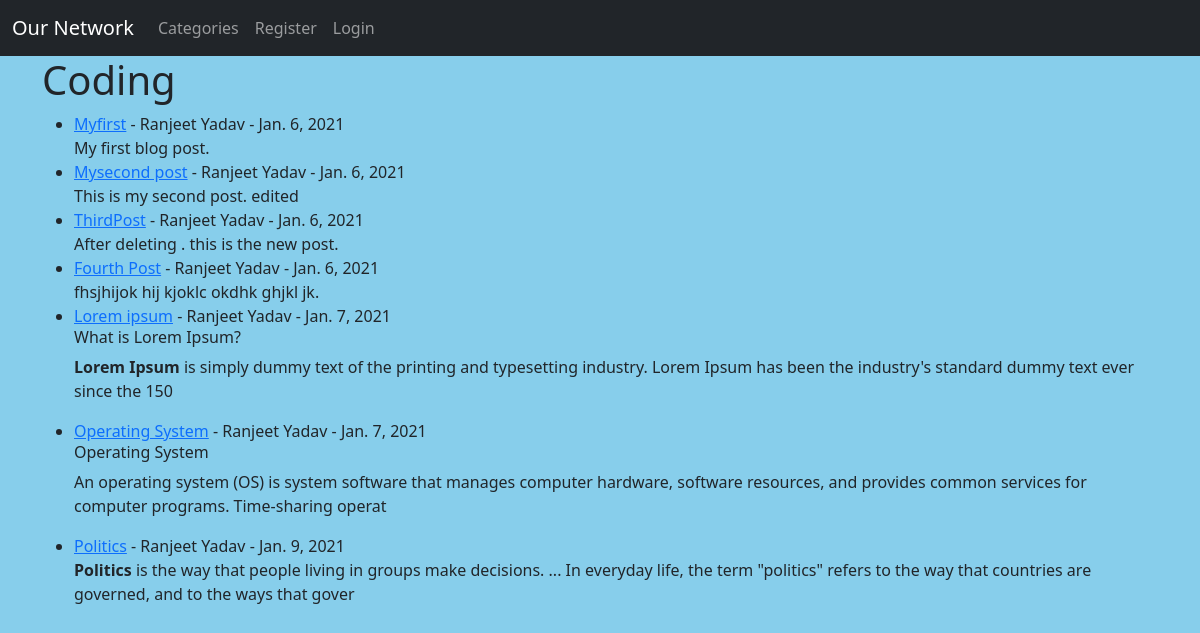
/category/coding/, run on the app's committed database.
### theblog/models.py (models this page shows, shortened)
class Post(models.Model):
    title = models.CharField(max_length=255)
    header_image = models.ImageField(null=True, blank=True, upload_to="images/")
    title_tag = models.CharField(max_length=255,default=" ")
    author = models.ForeignKey(User,on_delete=models.CASCADE)
    body = RichTextField(blank=True, null=True)
    post_date = models.DateField(auto_now_add=True)
    category = models.CharField(max_length=255, default='coding')
    snippet = models.CharField(max_length=255)
    likes = models.ManyToManyField(User, related_name='blog_post')

### theblog/views.py (the view)
# urls.py: path('category/<str:cats>/', CategoryView, name='category'),
def CategoryView(request, cats):
    category_posts = Post.objects.filter(category=cats.replace('-', ' '))
    return render(request, 'categories.html', {'cats':cats.title().replace('-', ' '), 'category_posts':category_posts})

### theblog/templates/categories.html (shortened to what this page needs)
 {% extends 'base.html' %}
{% block content %}
{% if category_posts %}
<h1>{{ cats }}</h1>
<ul>
{% for post in category_posts %}
   <li><a href="{% url 'article-detail' post.pk %}">
{{post.title }}</a> - {{ post.author.first_name }}
{{post.author.last_name }} - {{post.post_date}}   <br/>
{{ post.body|slice:":200"|safe }} </li>
{% endfor %}
</ul>
{% else %}
<h3>Sorry. This page does not exit......</h3>
{% endif %}
 {% endblock %}

### data on the page
Post: title "Myfirst", author.first_name "Ranjeet", author.last_name "Yadav", post_date "Jan. 6, 2021", body "My first blog post."
Post: title "Mysecond post", author.first_name "Ranjeet", author.last_name "Yadav", post_date "Jan. 6, 2021", body "This is my second post. edited"
Post: title "ThirdPost", author.first_name "Ranjeet", author.last_name "Yadav", post_date "Jan. 6, 2021", body "After deleting . this is the new post."
Post: title "Fourth Post", author.first_name "Ranjeet", author.last_name "Yadav", post_date "Jan. 6, 2021", body "fhsjhijok hij kjoklc okdhk ghjkl jk."
Post: title "Lorem ipsum", author.first_name "Ranjeet", author.last_name "Yadav", post_date "Jan. 7, 2021", body "What is Lorem Ipsum? Lorem Ipsum is simply dummy text of the printing and typesetting industry. Lorem Ipsum has been the industry's standard dummy text ever since the 150"
Post: title "Operating System", author.first_name "Ranjeet", author.last_name "Yadav", post_date "Jan. 7, 2021", body "Operating System An operating system (OS) is system software that manages computer hardware, software resources, and provides common services for computer programs. Time-sharing operat"
Post: title "Politics", author.first_name "Ranjeet", author.last_name "Yadav", post_date "Jan. 9, 2021", body "Politics is the way that people living in groups make decisions. ... In everyday life, the term \"politics\" refers to the way that countries are governed, and to the ways that gover"

### other printed values
{{ cats }} "Coding"
